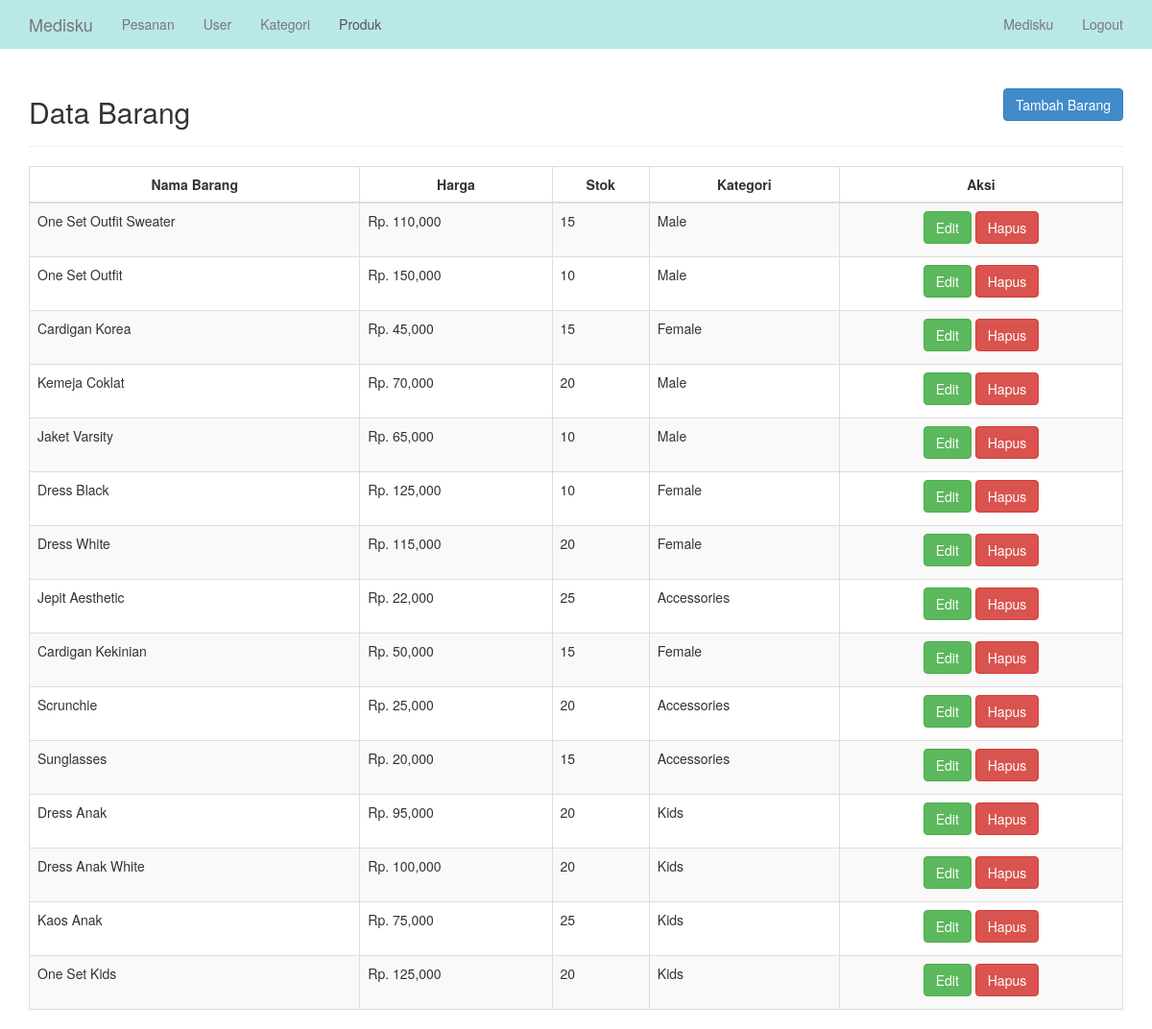
The app's page /admin/barang.php (signed in), older data.
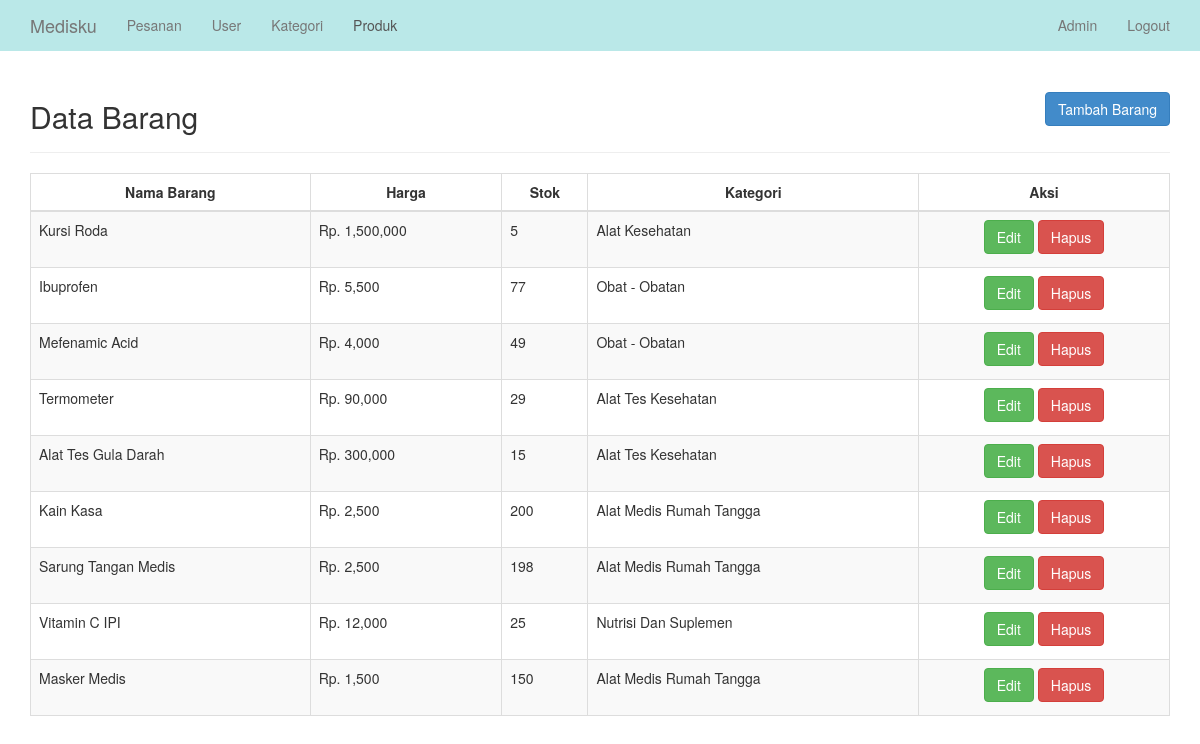
The same page, newer data.
### tables this page shows
CREATE TABLE `barang` (
  `id_barang` int NOT NULL AUTO_INCREMENT,
  `nama_barang` varchar(35) NOT NULL,
  `harga` varchar(35) NOT NULL,
  `stok` int NOT NULL,
  `gambar` varchar(255) NOT NULL,
  `id_kategori` int NOT NULL,
  PRIMARY KEY (`id_barang`)
);

CREATE TABLE `kategori` (
  `id_kategori` int NOT NULL AUTO_INCREMENT,
  `kategori` varchar(35) NOT NULL,
  PRIMARY KEY (`id_kategori`)
);

### admin/barang.php (the view, shortened to what this page needs)
<?php
    include "../koneksi/config.php";
?>
<!DOCTYPE html>
<html>
<head>
    <link href="../assets/css/bootstrap.css" rel="stylesheet">
    <link href="../assets/css/datatables.css" rel="stylesheet">
    <link href="../assets/css/style.css" rel="stylesheet" />
</head>
<body>
  <nav class="navbar navbar-default navbar-fixed-top" role="navigation">
    <div class="container">
      <div class="navbar-header">
          <a class="navbar-brand" href="home.php"> Medisku </a>
      </div>
      <div class="collapse navbar-collapse" id="bs-example-navbar-collapse-1">
          <ul class="nav navbar-nav">
              <li><a href="home.php">Pesanan</a></li>
              <li><a href="pengguna.php">User</a></li>
              <li><a href="kategori.php">Kategori</a></li>
              <li class="active"><a href="barang.php">Produk</a></li>
          </ul>
          <ul class="nav navbar-nav navbar-right">
              <li>
                  <a href="user.php"><?php echo ucwords($_SESSION['nama'] ) ?></a>
              </li>
              <li>
                  <a href="logout.php">Logout</a>
              </li>
          </ul>
      </div>
    </div>
  </nav>
  <div class="container">
   <br><br>
   <div class="page-header" style="display: flex; justify-content: space-between; align-items: center;">
   	<h2> Data Barang </h2>
    <button class="btn btn-primary" data-toggle="modal" data-target="#TambahBarang">Tambah Barang</button>
   </div>
   <table id="tables" class="table table-responsive table-bordered table-striped">
   	<thead>
   		<tr>
        <th style="text-align: center;">Nama Barang</th>
        <th style="text-align: center;">Harga</th>
   			<th style="text-align: center;">Stok</th>
   			<th style="text-align: center;">Kategori</th>
        <th style="text-align: center;">Aksi</th>
   		</tr>
   	</thead>
   	<?php
   		$sql = "select * from kategori inner join barang on kategori.id_kategori = barang.id_kategori";
   		$query = mysqli_query($connect, $sql);
      $no = 1;
   		while ($data = mysqli_fetch_array($query)){ ?>
   			<tr>
          <td><?php echo ucwords("$data[nama_barang]"); ?></td>
          <td>Rp. <?php echo number_format($data['harga']); ?></td>
          <td><?php echo ucwords("$data[stok]"); ?></td>
   				<td><?php echo ucwords("$data[kategori]"); ?></td>
          <td><center><button class="btn btn-success" data-toggle="modal" data-target="#EditBarang<?php echo $no; ?>">Edit</button>
            <a href="hapus_barang.php?id_barang=<?php echo "$data[id_barang]"; ?>" onclick='return confirm("Anda Yakin?")' class="btn btn-danger">Hapus</a></center></td>
  			</tr>
          <div id="EditBarang<?php echo $no; ?>" class="modal fade" role="dialog">
             <div class="modal-dialog">
   		<?php $no++; }
   	?>
   </table>
  </div>
</body>
</html>

Row changes from the older to the newer data that the page shows:
removed barang: nama_barang "One Set Outfit Sweater", harga "110,000", stok "15", id_kategori.kategori "Male"
removed barang: nama_barang "One Set Outfit", harga "150,000", stok "10", id_kategori.kategori "Male"
removed barang: nama_barang "Cardigan Korea", harga "45,000", stok "15", id_kategori.kategori "Female"
removed barang: nama_barang "Kemeja Coklat", harga "70,000", stok "20", id_kategori.kategori "Male"
removed barang: nama_barang "Jaket Varsity", harga "65,000", stok "10", id_kategori.kategori "Male"
removed barang: nama_barang "Dress Black", harga "125,000", stok "10", id_kategori.kategori "Female"
removed barang: nama_barang "Dress White", harga "115,000", stok "20", id_kategori.kategori "Female"
removed barang: nama_barang "Jepit Aesthetic", harga "22,000", stok "25", id_kategori.kategori "Accessories"
removed barang: nama_barang "Scrunchie", harga "25,000", stok "20", id_kategori.kategori "Accessories"
removed barang: nama_barang "Sunglasses", harga "20,000", stok "15", id_kategori.kategori "Accessories"
removed barang: nama_barang "Dress Anak", harga "95,000", stok "20", id_kategori.kategori "Kids"
removed barang: nama_barang "Dress Anak White", harga "100,000", stok "20", id_kategori.kategori "Kids"
removed barang: nama_barang "Kaos Anak", harga "75,000", stok "25", id_kategori.kategori "Kids"
removed barang: nama_barang "One Set Kids", harga "125,000", stok "20", id_kategori.kategori "Kids"
added barang: nama_barang "Kursi Roda", harga "1,500,000", stok "5", id_kategori.kategori "Alat Kesehatan"
added barang: nama_barang "Ibuprofen", harga "5,500", stok "77", id_kategori.kategori "Obat - Obatan"
changed barang: nama_barang "Cardigan Kekinian" → "Mefenamic Acid"; harga "50,000" → "4,000"; stok "15" → "49"; id_kategori.kategori "Female" → "Obat - Obatan"
added barang: nama_barang "Termometer", harga "90,000", stok "29", id_kategori.kategori "Alat Tes Kesehatan"
added barang: nama_barang "Alat Tes Gula Darah", harga "300,000", stok "15", id_kategori.kategori "Alat Tes Kesehatan"
added barang: nama_barang "Kain Kasa", harga "2,500", stok "200", id_kategori.kategori "Alat Medis Rumah Tangga"
added barang: nama_barang "Sarung Tangan Medis", harga "2,500", stok "198", id_kategori.kategori "Alat Medis Rumah Tangga"
added barang: nama_barang "Vitamin C IPI", harga "12,000", stok "25", id_kategori.kategori "Nutrisi Dan Suplemen"
added barang: nama_barang "Masker Medis", harga "1,500", stok "150", id_kategori.kategori "Alat Medis Rumah Tangga"
Text that changed along with them:
$_SESSION['nama']: "Medisku" → "Admin"
